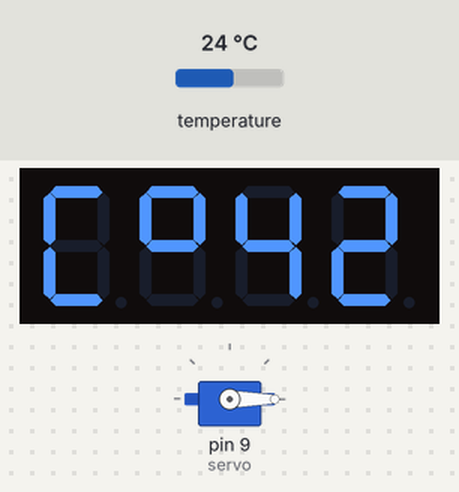
Bench run of a sketch on a simulated Arduino Uno, built with avr-gcc and run on an emulated ATmega328P. On the bench: 4-digit seven-segment display, servo. Wiring (inferred from the names in the program): 4-digit 7-segment display, segments lit when HIGH: segments pin 2, pin 3, pin 4, pin 5, pin 6, pin 7, pin 8; digit selects A1, A2, A3, A4. The inputs (shaded band) are chosen by the test bench; at power-on: temperature 24 °C. The segment pins are drawn as the display they are named for.

Above: at 1.7 s.
1.8 s: temperature set to 12 °C
At 1.89 s:
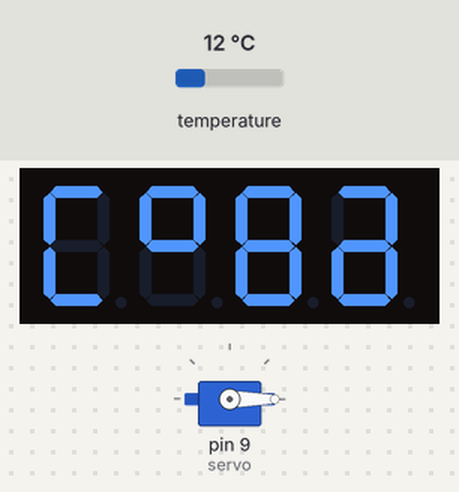
3.4 s: temperature set to 10.6 °C
At 4.2 s:
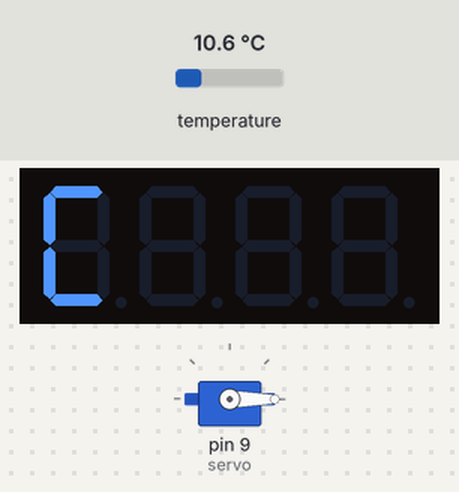
5.0 s: temperature set to 25.4 °C
At 6.2 s:
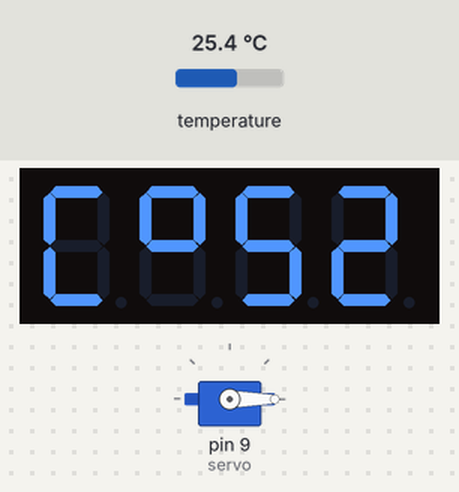
6.5 s: temperature set to 26.3 °C
At 7.4 s:
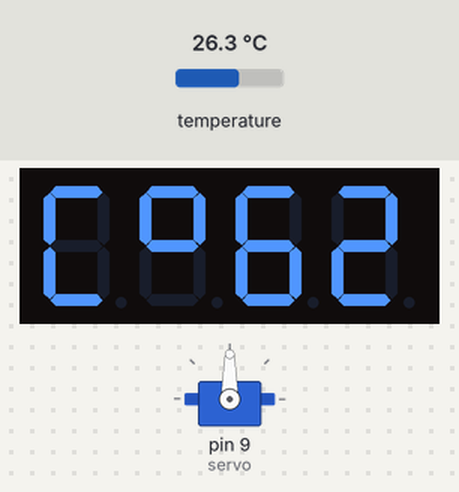
Timing chart, 0 to 9.5 s (numbered marks = the images above; inputs shaded):
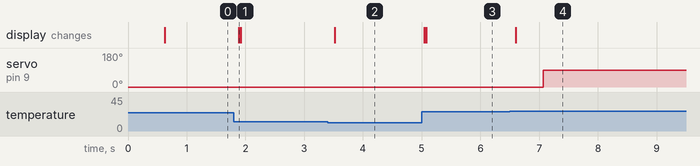

Measured:
- the behaviour switches between 11 and 10.9 °C on temperature (found by bisection; images 1 and 2)
- the behaviour switches between 25.9 and 26 °C on temperature (found by bisection; images 3 and 4)
- after the input at 1.8 s, the display: changes after 0.09 s (image 1)
- after the input at 3.4 s, the display: changes after 0.12 s (image 2)
- after the input at 5.0 s, the display: first changes at once (image 3 shows a later state)
- after the input at 6.5 s, servo on pin 9 (servo): 0° → 90° after 0.57 s; the display: changes after 0.10 s (image 4)

The sketch:

main.ino
```cpp
#include<SevSeg.h>
#include <microDS18B20.h>
#include <Servo.h>
long int Time;
long int oneSec = 1000;
unsigned long myTime;
int pinA = 2, pinB = 3, pinC = 4, pinD = 5, pinE = 6, pinF = 7, pinG = 8, pinDP = 10, digit1 = A1, digit2 = A2, digit3 = A3, digit4 = A4;  // display oins
int scet = 0; // counter
MicroDS18B20<11> sensor;
Servo servo;
bool isTurned_flag = 0; // flag which is checking turning state of servo
void setup() {
  pinMode(pinA, OUTPUT);
  pinMode(pinB, OUTPUT);
  pinMode(pinC, OUTPUT);
  pinMode(pinD, OUTPUT);
  pinMode(pinE, OUTPUT);
  pinMode(pinF, OUTPUT);      //  setting display pins as outputs
  pinMode(pinG, OUTPUT);
  pinMode(pinD, OUTPUT);
  pinMode(digit1, OUTPUT);
  pinMode(digit2, OUTPUT);
  pinMode(digit3, OUTPUT);
  pinMode(digit4, OUTPUT);
  //Serial.begin(9600); turning in COM3 on 9600 bods
  servo.attach(9);
  servo.write(0);// setting servo at 0 degree
  delay(500);
  sensor.requestTemp(); // requesting temp
  Time = oneSec;
}

void loop() {
  long int mytime = myTime;
  myTime = millis();
  if (Time - mytime < 0)  //every second goes here
  {
    // requesting temp
    sensor.requestTemp();
    Time += oneSec;

    if (sensor. readTemp() && sensor.getTemp() >= 26 && !isTurned_flag)
    {
      isTurned_flag = 1;
      servo.write(90);
    }

    if (sensor.readTemp() && (sensor.getTemp()) <= 24 && isTurned_flag)
    {
      isTurned_flag = 0;
      servo.write(0);
    }
  }
 double temperature = sensor.getTemp();

    int firstDigit = floor(temperature / 10);
                                              //saving the first and the second digit of temperature
    int secondDigit = (int)temperature % 10;

  if(floor(sensor.getTemp()) > 10)
  {
   if(firstDigit == 1)
   {
    Digit1(); one(); delay(5);
    Digit3(); degree(); delay(5);
    Digit4(); celsium();
   }
   else if(firstDigit == 2)
   {
    Digit1(); two(); delay(5);
    Digit3(); degree(); delay(5);
    Digit4(); celsium();
   }
   else if(firstDigit == 3)
   {
    Digit1(); three(); delay(5);
    Digit3(); degree(); delay(5);
    Digit4(); celsium();
   }
   else if(firstDigit == 4)
   {
    Digit1(); four(); delay(5);
    Digit3(); degree(); delay(5);
    Digit4(); celsium();
   }
   else if(firstDigit == 5)
   {
    Digit1(); five(); delay(5);
    Digit3(); degree(); delay(5);
    Digit4(); celsium();
   }
   else if(firstDigit == 6)
   {
    Digit1(); six(); delay(5);
    Digit3(); degree(); delay(5);
    Digit4(); celsium();
   }
   else if(firstDigit == 7)
   {
    Digit1(); seven(); delay(5);
    Digit3(); degree(); delay(5);
    Digit4(); celsium();
   }
   else if(firstDigit == 8)
   {
    Digit1(); eight(); delay(5);
    Digit3(); degree(); delay(5);
    Digit4(); celsium();
   }
   else if(firstDigit == 9)
   {
    Digit1(); nine(); delay(5);
    Digit3(); degree(); delay(5);
    Digit4(); celsium();
   }
   if(secondDigit == 0){
    Digit2();zero();delay(5);
    Digit3(); degree(); delay(5);
    Digit4(); celsium();
    }
    else if(secondDigit == 1){
    Digit2();one();delay(5);
    Digit3(); degree(); delay(5);
    Digit4(); celsium();
    }
    else if(secondDigit == 2){
    Digit2();two();delay(5);
    Digit3(); degree(); delay(5);
    Digit4(); celsium();
    }
    else if(secondDigit == 3){
    Digit2();three();delay(5);
    Digit3(); degree(); delay(5);
    Digit4(); celsium();
    }
    else if(secondDigit == 4){
    Digit2();four();delay(5);
    Digit3(); degree(); delay(5);
    Digit4(); celsium();
    }
    else if(secondDigit == 5){
    Digit2();five();delay(5);
    Digit3(); degree(); delay(5);
    Digit4(); celsium();
    }
    else if(secondDigit == 6){
    Digit2();six();delay(5);
    Digit3(); degree(); delay(5);
    Digit4(); celsium();
    }
    else if(secondDigit == 7){
    Digit2();seven();delay(5);
    Digit3(); degree(); delay(5);
    Digit4(); celsium();
    }
    else if(secondDigit == 8){
    Digit2();eight();delay(5);
    Digit3(); degree(); delay(5);
    Digit4(); celsium();
    }
    else if(secondDigit == 9){
    Digit2();nine();delay(5);
    Digit3(); degree(); delay(5);
    Digit4(); celsium();
    }
  }
  //Serial.print(sensor.getTemp());  // print temperature data
  //Serial.print(" "); Serial.print(isTurned_flag); // print the state of flaps(1 is open, 0 is closed)
  //Serial.print(" "); Serial.print(firstDigit);  // print the first digit of temperature
  //Serial.print(" "); Serial.print(secondDigit); // print the second digit of temperature
  //Serial.print(" "); Serial.print(myTime ); //elapsed time since the start of the program
}

void zero()
{
  digitalWrite(pinA, HIGH);
  digitalWrite(pinB, HIGH);
  digitalWrite(pinC, HIGH);
  digitalWrite(pinD, HIGH);
  digitalWrite(pinE, HIGH);      //a function for printing 0 on siplay
  digitalWrite(pinF, HIGH);
  digitalWrite(pinG, LOW);
  digitalWrite(pinDP, LOW);
}

void one()
{
  digitalWrite(pinA, LOW);
  digitalWrite(pinB, HIGH);
  digitalWrite(pinC, HIGH);
  digitalWrite(pinD, LOW);
  digitalWrite(pinE, LOW);    //a function for printing 1 on siplay
  digitalWrite(pinF, LOW);
  digitalWrite(pinG, LOW);
  digitalWrite(pinDP, LOW);
}

void two()
{
  digitalWrite(pinA, HIGH);
  digitalWrite(pinB, HIGH);
  digitalWrite(pinC, LOW);
  digitalWrite(pinD, HIGH);
  digitalWrite(pinE, HIGH);     //a function for printing 2 on siplay
  digitalWrite(pinF, LOW);
  digitalWrite(pinG, HIGH);
  digitalWrite(pinDP, LOW);
}

void three()
{
  digitalWrite(pinA, HIGH);
  digitalWrite(pinB, HIGH);
  digitalWrite(pinC, HIGH);
  digitalWrite(pinD, HIGH);
  digitalWrite(pinE, LOW);      //a function for printing 3 on siplay
  digitalWrite(pinF, LOW);
  digitalWrite(pinG, HIGH);
  digitalWrite(pinDP, LOW);
}

void four()
{
  digitalWrite(pinA, LOW);
  digitalWrite(pinB, HIGH);
  digitalWrite(pinC, HIGH);
  digitalWrite(pinD, LOW);
  digitalWrite(pinE, LOW);        //a function for printing 4 on siplay
  digitalWrite(pinF, HIGH);
  digitalWrite(pinG, HIGH);
  digitalWrite(pinDP, LOW);

}

void five()
{
  digitalWrite(pinA, HIGH);
  digitalWrite(pinB, LOW);
  digitalWrite(pinC, HIGH);
  digitalWrite(pinD, HIGH);
  digitalWrite(pinE, LOW);      //a function for printing 5 on siplay
  digitalWrite(pinF, HIGH);
  digitalWrite(pinG, HIGH);
  digitalWrite(pinDP, LOW);
}

void six()
{
  digitalWrite(pinA, HIGH);
  digitalWrite(pinB, LOW);
  digitalWrite(pinC, HIGH);
  digitalWrite(pinD, HIGH);
  digitalWrite(pinE, HIGH);        //a function for printing 6 on siplay
  digitalWrite(pinF, HIGH);
  digitalWrite(pinG, HIGH);
  digitalWrite(pinDP, LOW);
}

void seven()
{
  digitalWrite(pinA, HIGH);
  digitalWrite(pinB, HIGH);
  digitalWrite(pinC, HIGH);
  digitalWrite(pinD, LOW);
  digitalWrite(pinE, LOW);        //a function for printing 7 on siplay
  digitalWrite(pinF, LOW);
  digitalWrite(pinG, LOW);
  digitalWrite(pinDP, LOW);

}

void eight()
{
  digitalWrite(pinA, HIGH);
  digitalWrite(pinB, HIGH);
  digitalWrite(pinC, HIGH);
  digitalWrite(pinD, HIGH);
  digitalWrite(pinE, HIGH);      //a function for printing 8 on siplay
  digitalWrite(pinF, HIGH);
  digitalWrite(pinG, HIGH);
  digitalWrite(pinDP, LOW);
}

void nine()
{
  digitalWrite(pinA, HIGH);
  digitalWrite(pinB, HIGH);
  digitalWrite(pinC, HIGH);
  digitalWrite(pinD, HIGH);
  digitalWrite(pinE, LOW);        //a function for printing 9 on siplay
  digitalWrite(pinF, HIGH);
  digitalWrite(pinG, HIGH);
  digitalWrite(pinDP, LOW);
}

void degree()
{
  digitalWrite(pinA, HIGH);
  digitalWrite(pinB, HIGH);
  digitalWrite(pinC, LOW);
  digitalWrite(pinD, LOW);        //a function for printing degree ° on siplay
  digitalWrite(pinE, LOW);
  digitalWrite(pinF, HIGH);
  digitalWrite(pinG, HIGH);
  digitalWrite(pinDP, LOW);
}

void celsium()
{
  digitalWrite(pinA, HIGH);
  digitalWrite(pinB, LOW);
  digitalWrite(pinC, LOW);
  digitalWrite(pinD, HIGH);
  digitalWrite(pinE, HIGH);    //a function for printing C on siplay
  digitalWrite(pinF, HIGH);
  digitalWrite(pinG, LOW);
  digitalWrite(pinDP, LOW);
}

void dot()
{
  digitalWrite(pinA, LOW);
  digitalWrite(pinB, LOW);
  digitalWrite(pinC, LOW);
  digitalWrite(pinD, LOW);
  digitalWrite(pinE, LOW);   //a function for printing dot . on siplay
  digitalWrite(pinF, LOW);    //it isn`t used in this project but may be useful if you want to print exact temperature
  digitalWrite(pinG, LOW);
  digitalWrite(pinDP, HIGH);
}

void Digit1()
{
  digitalWrite(digit1, HIGH);
  digitalWrite(digit2, HIGH);    //a function for printing a number on place of first digit on siplay
  digitalWrite(digit3, HIGH);
  digitalWrite(digit4, LOW);
}

void Digit2()
{
  digitalWrite(digit1, HIGH);
  digitalWrite(digit2, HIGH);
  digitalWrite(digit3, LOW);    //a function for printing a number on place of second digit on siplay
  digitalWrite(digit4, HIGH);
}

void Digit3()
{
  digitalWrite(digit1, HIGH);
  digitalWrite(digit2, LOW);    //a function for printing a number on place of third digit on siplay
  digitalWrite(digit3, HIGH);
  digitalWrite(digit4, HIGH);
}

void Digit4()
{
  digitalWrite(digit1, LOW);
  digitalWrite(digit2, HIGH);
  digitalWrite(digit3, HIGH);    //a function for printing a number on place of fourth digit on siplay
  digitalWrite(digit4, HIGH);
}
```
